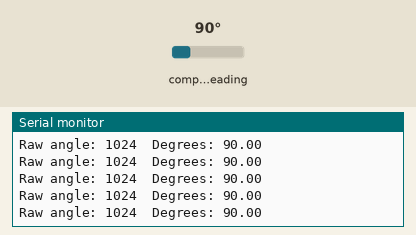
The sketch below on a simulated STM32 Blue Pill. On the bench: the last lines printed to the serial monitor. Wiring (inferred from the names in the program): AS5600 angle sensor at I2C address 0x36. The test bench sets the inputs (shaded band); at power-on: compass heading 90°.

Above: at 1.3 s.
1.4 s: compass heading set to 7°
At 2.0 s:
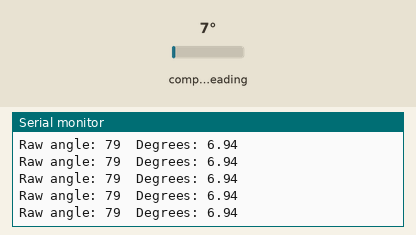
2.9 s: compass heading set to 180°
At 3.8 s:
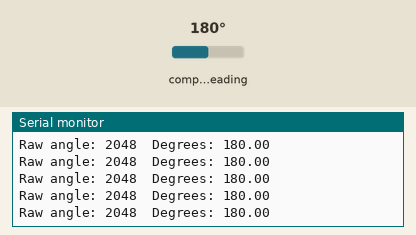
Timing chart, 0 to 5.9 s (numbered marks = the images above; inputs shaded):
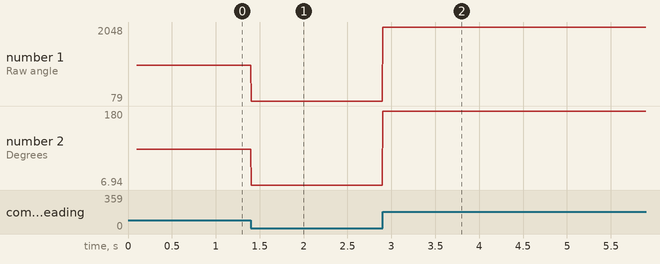

Measured:
- after the input at 1.4 s, the serial monitor: prints a new line at once (image 1)
- after the input at 2.9 s, the serial monitor: prints a new line at once (image 2)
- plotted number 1: 1024 → 79 after the input at 1.4 s, 79 → 2048 after the input at 2.9 s
- plotted number 2: 90 → 6.94 after the input at 1.4 s, 6.94 → 180 after the input at 2.9 s

The sketch:

AS5600_474.ino
```cpp
#include <Wire.h>

TwoWire myWire(PB9, PB8);  // use I2C1 on PB9 (SDA), PB8 (SCL)
#define AS5600_ADDR 0x36   // 7-bit I2C address of AS5600

void setup() {
  Serial.begin(115200);
  myWire.begin();
  delay(100);

  Serial.println("AS5600 test start");
}

void loop() {
  uint16_t angle = readAS5600RawAngle();
  float degrees = (angle * 360.0) / 4096.0;  // 12-bit resolution

  Serial.print("Raw angle: ");
  Serial.print(angle);
  Serial.print("\tDegrees: ");
  Serial.println(degrees, 2);

  delay(2);
}

uint16_t readAS5600RawAngle() {
  myWire.beginTransmission(AS5600_ADDR);
  myWire.write(0x0C);  // RAW_ANGLE high byte register
  myWire.endTransmission(false);
  myWire.requestFrom(AS5600_ADDR, (uint8_t)2);

  if (myWire.available() == 2) {
    uint8_t high = myWire.read();
    uint8_t low  = myWire.read();
    return ((high & 0x0F) << 8) | low;
  } else {
    return 0xFFFF; // error value
  }
}
```
